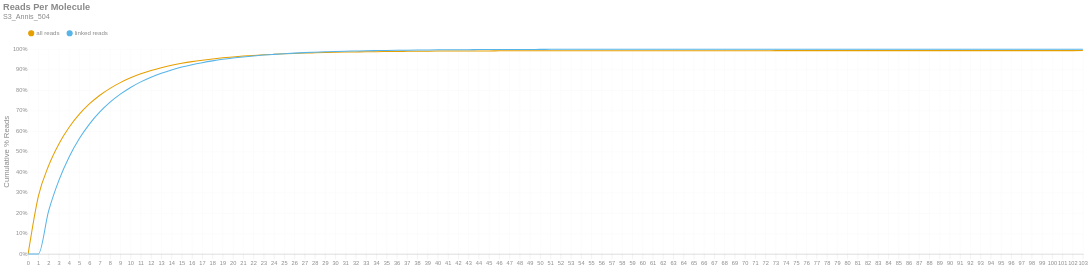

Notebook source saved alongside this figure:
### Markdown cell above
### Reads per Molecule
This chart shows the cumulative distribution of the number of reads per linked molecule. That is, how many alignments are associated with a unique molecule. This excludes the number of reads associated with invalid or absent linked-read barcodes. The `linked` histogram is the percentages recalculated when disregarding singletons.

### Code cell
if SKIPLR:
    print_html(f"Skipped")
else:
    counts = np.bincount(valids['reads'].cast(pl.Int64).to_numpy())
    weighted = counts * np.arange(len(counts))
    all_perc = weighted / n_reads
    linked_perc = weighted / n_linked_reads
    linked_perc[1] = 0
    binned_df = pl.DataFrame({
        'readsper': list(range(len(counts))),
        'all reads (cumsum)': np.cumsum(all_perc).tolist(),
        'linked reads (cumsum)': np.cumsum(linked_perc).tolist(),
    })

    with SafeRender(binned_df):
        (
            density_plot(binned_df, 'Reads Per Molecule', samplename, 'readspmol')
            .encode(
                x=alt.X('readsper:O', title=None).axis(labelAngle=0).scale(padding=0),
                y=alt.Y('value:Q', title='Cumulative % Reads').axis(format='%').stack(False),
                color=alt.Color("key:N").scale(domain=["all reads", "linked reads"]),
                tooltip=[
                    alt.Tooltip("key:N", title="Data Type"),
                    alt.Tooltip("readsper:O", title="Reads Per Molecule"),
                    alt.Tooltip("value:Q", format=".2%", title="% Reads (Cum.)")
                ]            
            )
        ).display()

### Figure 1 — Vega-Lite specification as saved in the notebook (floating-point values rounded to 4 significant figures)
{"width": "container", "height": 400, "config": {"title": {"anchor": "start", "dy": -15, "fontSize": 18, "color": "#888888", "subtitleColor": "#888888", "subtitleFontSize": 14}, "arc": {"fill": "#0072B2"}, "axis": {"domainColor": "#888888", "domainWidth": 0.5, "gridWidth": 0.2, "grid": false, "titleFontWeight": 400, "titleFontSize": 15, "labelFontSize": 11, "labelColor": "#888888", "tickColor": "#888888", "tickWidth": 0.2, "titleColor": "#888888"}, "axisBand": {"grid": false}, "axisX": {"grid": true, "tickSize": 10, "domainCap": "round"}, "axisY": {"domain": false, "grid": true, "tickSize": 0, "domainCap": "round"}, "background": "transparent", "header": {"labelFontSize": 15, "labelColor": "#888888", "titleFontSize": 15, "titleFontWeight": 600, "titleColor": "#888888"}, "legend": {"labelFont": "sans-serif", "labelFontSize": 12, "labelColor": "#888888", "symbolSize": 100, "symbolType": "circle", "titleFontSize": 12, "titlePadding": 10, "titleColor": "#888888", "title": null, "orient": "top"}, "range": {"category": ["#E69F00", "#56B4E9", "#009E73", "#F0E442", "#0072B2", "#D55E00", "#CC79A7", "#000000"], "diverging": ["#cfe8f3", "#a2d4ec", "#73bfe2", "#46abdb", "#1696d2", "#12719e"]}, "area": {"fill": "#0072B2", "fillOpacity": 0.7, "line": true, "strokeOpacity": 0.7}, "line": {"color": "#0072B2", "stroke": "#0072B2", "strokeWidth": 2}, "trail": {"color": "#0072B2", "stroke": "#0072B2", "strokeWidth": 0, "size": 1}, "point": {"filled": true, "fillOpacity": 1.0, "size": 95}, "text": {"color": "#888888", "fontSize": 11, "align": "right", "fontWeight": 400, "size": 11}, "bar": {"fill": "#0072B2", "stroke": null}, "view": {"stroke": null, "continuousWidth": 660, "continuousHeight": 400}}, "data": {"name": "data-c37de697e6a55c6fa5b922c6d4d4f8b0"}, "mark": {"type": "line", "interpolate": "monotone", "point": {"opacity": 0, "size": 275}}, "encoding": {"color": {"field": "key", "scale": {"domain": ["all reads", "linked reads"]}, "type": "nominal"}, "tooltip": [{"field": "key", "title": "Data Type", "type": "nominal"}, {"field": "readsper", "title": "Reads Per Molecule", "type": "ordinal"}, {"field": "value", "format": ".2%", "title": "% Reads (Cum.)", "type": "quantitative"}], "x": {"axis": {"labelAngle": 0}, "field": "readsper", "scale": {"padding": 0}, "title": null, "type": "ordinal"}, "y": {"axis": {"format": "%"}, "field": "value", "stack": false, "title": "Cumulative % Reads", "type": "quantitative"}}, "params": [{"name": "param_c36ac31b6afebe62", "select": {"type": "point", "fields": ["key"]}, "bind": "legend"}], "title": {"text": "Reads Per Molecule", "subtitle": "S3_Annis_504"}, "transform": [{"fold": ["all reads (cumsum)", "linked reads (cumsum)"]}, {"calculate": "replace(datum.key, ' (cumsum)', '')", "as": "key"}, {"filter": {"param": "param_c36ac31b6afebe62"}}], "usermeta": {"embedOptions": {"downloadFileName": "S3_Annis_504.readspmol"}}, "$schema": "https://vega.github.io/schema/vega-lite/v6.1.0.json", "datasets": {"data-c37de697e6a55c6fa5b922c6d4d4f8b0": [{"readsper": 0, "all reads (cumsum)": 0.0, "linked reads (cumsum)": 0.0}, {"readsper": 1, "all reads (cumsum)": 0.2821, "linked reads (cumsum)": 0.0}, {"readsper": 2, "all reads (cumsum)": 0.4312, "linked reads (cumsum)": 0.2098}, {"readsper": 3, "all reads (cumsum)": 0.5374, "linked reads (cumsum)": 0.3592}, {"readsper": 4, "all reads (cumsum)": 0.6186, "linked reads (cumsum)": 0.4735}, {"readsper": 5, "all reads (cumsum)": 0.6824, "linked reads (cumsum)": 0.5632}, {"readsper": 6, "all reads (cumsum)": 0.7335, "linked reads (cumsum)": 0.6351}, {"readsper": 7, "all reads (cumsum)": 0.775, "linked reads (cumsum)": 0.6935}, {"readsper": 8, "all reads (cumsum)": 0.8088, "linked reads (cumsum)": 0.741}, {"readsper": 9, "all reads (cumsum)": 0.8366, "linked reads (cumsum)": 0.7802}, {"readsper": 10, "all reads (cumsum)": 0.86, "linked reads (cumsum)": 0.813}, {"readsper": 11, "all reads (cumsum)": 0.8794, "linked reads (cumsum)": 0.8404}, {"readsper": 12, "all reads (cumsum)": 0.8956, "linked reads (cumsum)": 0.8632}, {"readsper": 13, "all reads (cumsum)": 0.9093, "linked reads (cumsum)": 0.8824}, {"readsper": 14, "all reads (cumsum)": 0.9209, "linked reads (cumsum)": 0.8988}, {"readsper": 15, "all reads (cumsum)": 0.9308, "linked reads (cumsum)": 0.9126}, {"readsper": 16, "all reads (cumsum)": 0.9391, "linked reads (cumsum)": 0.9243}, {"readsper": 17, "all reads (cumsum)": 0.946, "linked reads (cumsum)": 0.9341}, {"readsper": 18, "all reads (cumsum)": 0.9522, "linked reads (cumsum)": 0.9427}, {"readsper": 19, "all reads (cumsum)": 0.9575, "linked reads (cumsum)": 0.9503}, {"readsper": 20, "all reads (cumsum)": 0.9621, "linked reads (cumsum)": 0.9568}, {"readsper": 21, "all reads (cumsum)": 0.966, "linked reads (cumsum)": 0.9622}, {"readsper": 22, "all reads (cumsum)": 0.9694, "linked reads (cumsum)": 0.967}, {"readsper": 23, "all reads (cumsum)": 0.9723, "linked reads (cumsum)": 0.9711}, {"readsper": 24, "all reads (cumsum)": 0.9748, "linked reads (cumsum)": 0.9745}, {"readsper": 25, "all reads (cumsum)": 0.9771, "linked reads (cumsum)": 0.9778}, {"readsper": 26, "all reads (cumsum)": 0.9791, "linked reads (cumsum)": 0.9806}, {"readsper": 27, "all reads (cumsum)": 0.9808, "linked reads (cumsum)": 0.983}, {"readsper": 28, "all reads (cumsum)": 0.9822, "linked reads (cumsum)": 0.985}, {"readsper": 29, "all reads (cumsum)": 0.9835, "linked reads (cumsum)": 0.9868}, {"readsper": 30, "all reads (cumsum)": 0.9847, "linked reads (cumsum)": 0.9885}, {"readsper": 31, "all reads (cumsum)": 0.9856, "linked reads (cumsum)": 0.9898}, {"readsper": 32, "all reads (cumsum)": 0.9864, "linked reads (cumsum)": 0.9909}, {"readsper": 33, "all reads (cumsum)": 0.9872, "linked reads (cumsum)": 0.992}, {"readsper": 34, "all reads (cumsum)": 0.9878, "linked reads (cumsum)": 0.9929}, {"readsper": 35, "all reads (cumsum)": 0.9884, "linked reads (cumsum)": 0.9937}, {"readsper": 36, "all reads (cumsum)": 0.9889, "linked reads (cumsum)": 0.9944}, {"readsper": 37, "all reads (cumsum)": 0.9893, "linked reads (cumsum)": 0.995}, {"readsper": 38, "all reads (cumsum)": 0.9898, "linked reads (cumsum)": 0.9956}, {"readsper": 39, "all reads (cumsum)": 0.9901, "linked reads (cumsum)": 0.9961}, {"readsper": 40, "all reads (cumsum)": 0.9904, "linked reads (cumsum)": 0.9966}, {"readsper": 41, "all reads (cumsum)": 0.9907, "linked reads (cumsum)": 0.9969}, {"readsper": 42, "all reads (cumsum)": 0.9909, "linked reads (cumsum)": 0.9972}, {"readsper": 43, "all reads (cumsum)": 0.9911, "linked reads (cumsum)": 0.9976}, {"readsper": 44, "all reads (cumsum)": 0.9913, "linked reads (cumsum)": 0.9978}, {"readsper": 45, "all reads (cumsum)": 0.9915, "linked reads (cumsum)": 0.998}, {"readsper": 46, "all reads (cumsum)": 0.9917, "linked reads (cumsum)": 0.9983}, {"readsper": 47, "all reads (cumsum)": 0.9918, "linked reads (cumsum)": 0.9985}, {"readsper": 48, "all reads (cumsum)": 0.9919, "linked reads (cumsum)": 0.9987}, {"readsper": 49, "all reads (cumsum)": 0.992, "linked reads (cumsum)": 0.9988}, {"readsper": 50, "all reads (cumsum)": 0.9921, "linked reads (cumsum)": 0.9989}, {"readsper": 51, "all reads (cumsum)": 0.9922, "linked reads (cumsum)": 0.999}, {"readsper": 52, "all reads (cumsum)": 0.9922, "linked reads (cumsum)": 0.9991}, {"readsper": 53, "all reads (cumsum)": 0.9923, "linked reads (cumsum)": 0.9992}, {"readsper": 54, "all reads (cumsum)": 0.9923, "linked reads (cumsum)": 0.9993}, {"readsper": 55, "all reads (cumsum)": 0.9924, "linked reads (cumsum)": 0.9993}, {"readsper": 56, "all reads (cumsum)": 0.9924, "linked reads (cumsum)": 0.9994}, {"readsper": 57, "all reads (cumsum)": 0.9925, "linked reads (cumsum)": 0.9994}, {"readsper": 58, "all reads (cumsum)": 0.9925, "linked reads (cumsum)": 0.9995}, {"readsper": 59, "all reads (cumsum)": 0.9925, "linked reads (cumsum)": 0.9995}, {"readsper": 60, "all reads (cumsum)": 0.9925, "linked reads (cumsum)": 0.9995}, {"readsper": 61, "all reads (cumsum)": 0.9926, "linked reads (cumsum)": 0.9996}, {"readsper": 62, "all reads (cumsum)": 0.9926, "linked reads (cumsum)": 0.9996}, {"readsper": 63, "all reads (cumsum)": 0.9926, "linked reads (cumsum)": 0.9996}, {"readsper": 64, "all reads (cumsum)": 0.9926, "linked reads (cumsum)": 0.9996}, {"readsper": 65, "all reads (cumsum)": 0.9926, "linked reads (cumsum)": 0.9997}, {"readsper": 66, "all reads (cumsum)": 0.9927, "linked reads (cumsum)": 0.9997}, {"readsper": 67, "all reads (cumsum)": 0.9927, "linked reads (cumsum)": 0.9997}, {"readsper": 68, "all reads (cumsum)": 0.9927, "linked reads (cumsum)": 0.9998}, {"readsper": 69, "all reads (cumsum)": 0.9927, "linked reads (cumsum)": 0.9998}, {"readsper": 70, "all reads (cumsum)": 0.9927, "linked reads (cumsum)": 0.9998}, {"readsper": 71, "all reads (cumsum)": 0.9927, "linked reads (cumsum)": 0.9998}, {"readsper": 72, "all reads (cumsum)": 0.9927, "linked reads (cumsum)": 0.9998}, {"readsper": 73, "all reads (cumsum)": 0.9928, "linked reads (cumsum)": 0.9998}, {"readsper": 74, "all reads (cumsum)": 0.9928, "linked reads (cumsum)": 0.9999}, {"readsper": 75, "all reads (cumsum)": 0.9928, "linked reads (cumsum)": 0.9999}, {"readsper": 76, "all reads (cumsum)": 0.9928, "linked reads (cumsum)": 0.9999}, {"readsper": 77, "all reads (cumsum)": 0.9928, "linked reads (cumsum)": 0.9999}, {"readsper": 78, "all reads (cumsum)": 0.9928, "linked reads (cumsum)": 0.9999}, {"readsper": 79, "all reads (cumsum)": 0.9928, "linked reads (cumsum)": 0.9999}, {"readsper": 80, "all reads (cumsum)": 0.9928, "linked reads (cumsum)": 0.9999}, {"readsper": 81, "all reads (cumsum)": 0.9928, "linked reads (cumsum)": 0.9999}, {"readsper": 82, "all reads (cumsum)": 0.9928, "linked reads (cumsum)": 0.9999}, {"readsper": 83, "all reads (cumsum)": 0.9928, "linked reads (cumsum)": 0.9999}, {"readsper": 84, "all reads (cumsum)": 0.9928, "linked reads (cumsum)": 0.9999}, {"readsper": 85, "all reads (cumsum)": 0.9928, "linked reads (cumsum)": 0.9999}, {"readsper": 86, "all reads (cumsum)": 0.9928, "linked reads (cumsum)": 0.9999}, {"readsper": 87, "all reads (cumsum)": 0.9928, "linked reads (cumsum)": 1.0}, {"readsper": 88, "all reads (cumsum)": 0.9928, "linked reads (cumsum)": 1.0}, {"readsper": 89, "all reads (cumsum)": 0.9929, "linked reads (cumsum)": 1.0}, {"readsper": 90, "all reads (cumsum)": 0.9929, "linked reads (cumsum)": 1.0}, {"readsper": 91, "all reads (cumsum)": 0.9929, "linked reads (cumsum)": 1.0}, {"readsper": 92, "all reads (cumsum)": 0.9929, "linked reads (cumsum)": 1.0}, {"readsper": 93, "all reads (cumsum)": 0.9929, "linked reads (cumsum)": 1.0}, {"readsper": 94, "all reads (cumsum)": 0.9929, "linked reads (cumsum)": 1.0}, {"readsper": 95, "all reads (cumsum)": 0.9929, "linked reads (cumsum)": 1.0}, {"readsper": 96, "all reads (cumsum)": 0.9929, "linked reads (cumsum)": 1.0}, {"readsper": 97, "all reads (cumsum)": 0.9929, "linked reads (cumsum)": 1.0}, {"readsper": 98, "all reads (cumsum)": 0.9929, "linked reads (cumsum)": 1.0}, {"readsper": 99, "all reads (cumsum)": 0.9929, "linked reads (cumsum)": 1.0}, {"readsper": 100, "all reads (cumsum)": 0.9929, "linked reads (cumsum)": 1.0}, {"readsper": 101, "all reads (cumsum)": 0.9929, "linked reads (cumsum)": 1.0}, {"readsper": 102, "all reads (cumsum)": 0.9929, "linked reads (cumsum)": 1.0}, {"readsper": 103, "all reads (cumsum)": 0.9929, "linked reads (cumsum)": 1.0}]}}
